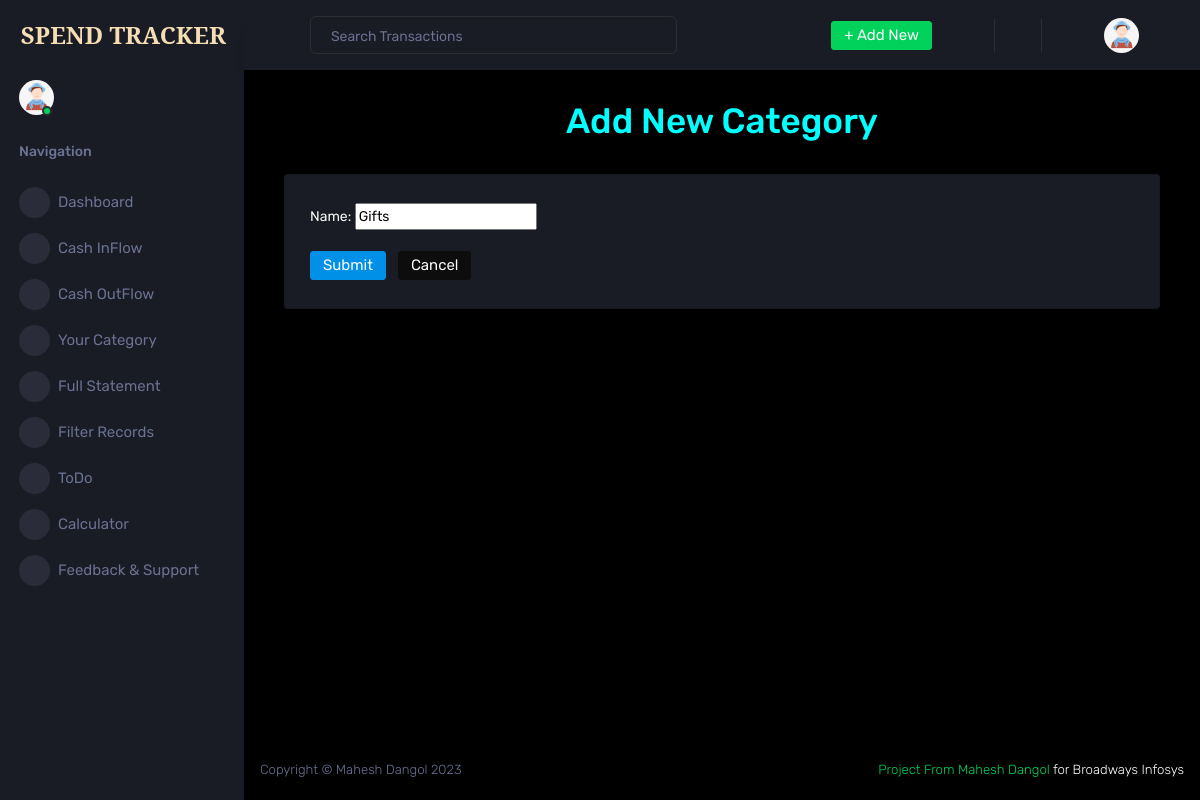
Page /category-update/3/ (signed in) on the earlier database version.
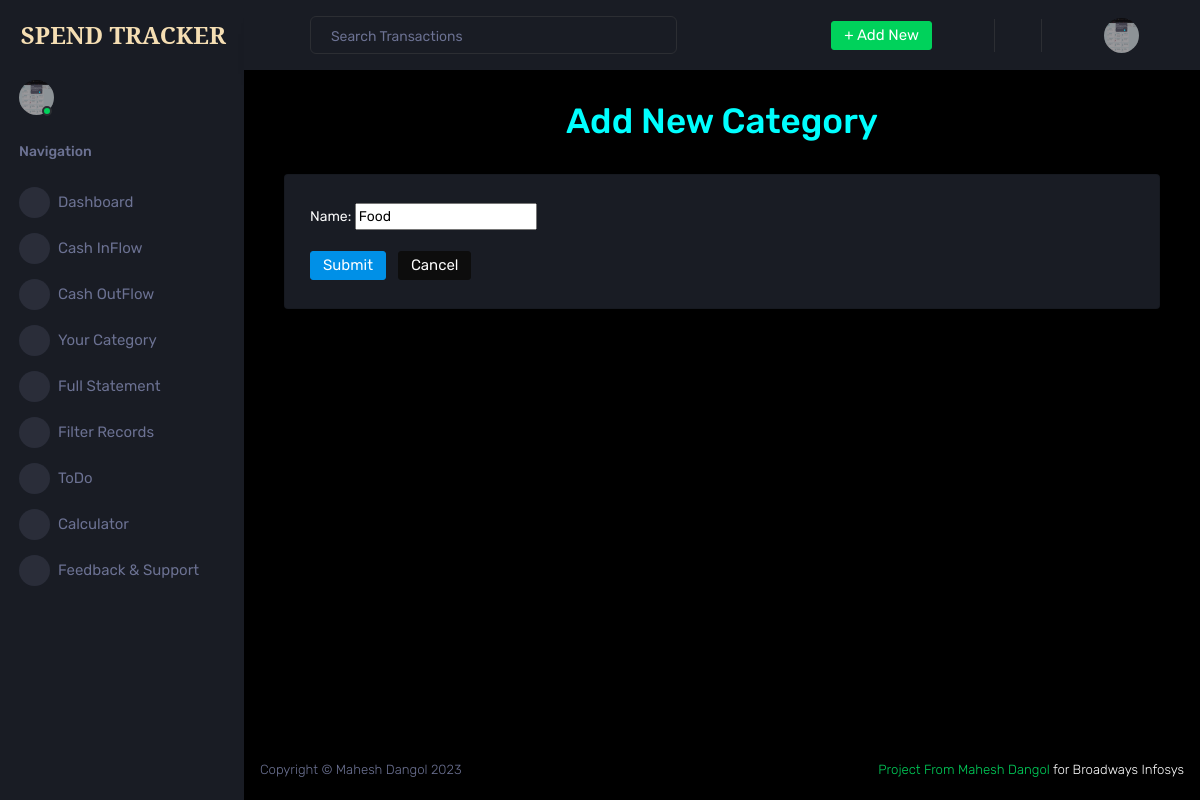
Same page on the later database version.
### core/models.py (models this page shows, shortened)
class Category(models.Model):
    name = models.CharField(max_length=20)
    user = models.ForeignKey(settings.AUTH_USER_MODEL, on_delete=models.CASCADE)

### accounts/models.py (models this page shows, shortened)
class User(AbstractUser):
    username = None
    email = models.EmailField(unique=True)
    full_name = models.CharField(max_length=40)
    email_token = models.CharField(max_length=255, blank=True)
    forget_password = models.CharField(max_length=255, blank=True)
    created_at = models.DateTimeField(auto_now_add=True)
    last_login = models.DateTimeField(auto_now=True)
    last_logout = models.DateTimeField(auto_now=True)
    is_verified = models.BooleanField(default=True)
    is_staff = models.BooleanField(default=False)
    is_superuser = models.BooleanField(default=False)
    objects = UserManager()
    USERNAME_FIELD = 'email'
    REQUIRED_FIELDS = []

class Profile(models.Model):
    GENDER_CHOICE = [
        ('male', 'Male'),
        ('female', 'Female'),
        ('other', 'Other'),
    ]
    profile_pic = models.ImageField(upload_to='profile/', blank=True)
    gender = models.CharField(max_length=6, choices=GENDER_CHOICE, default='male')
    mobile = models.CharField(max_length=15, blank=True)
    address = models.TextField(blank=True)
    profile = models.OneToOneField(settings.AUTH_USER_MODEL, on_delete=models.CASCADE,blank=True, null=True)

### core/views.py (the view, shortened to what this page needs)
# urls.py: path("category-update/<int:pk>/", views.CategoryUpdate.as_view(), name="category-update"),
class CategoryUpdate(LoginRequiredMixin, UpdateView):
    model = Category
    form_class = CategoryAddForm
    template_name = "forms/add_category.html"
    success_url = _("category")

### core/forms.py
class CategoryAddForm(forms.ModelForm):
    class Meta:
        model = Category
        fields = ["name"]

### templates/forms/add_category.html (shortened to what this page needs)
{% extends 'base/base.html' %}
{% block content %}
<div class="col-12 grid-margin stretch-card" style="color: aqua; justify-content: center;">
    <h1>Add New Category</h1>
</div>
<div class="col-12 grid-margin stretch-card">
    <div class="card">
        <div class="card-body">
            <form class="forms-sample" method="POST">
                {{form.as_p}}
                <button type="submit" class="btn btn-primary mr-2">Submit</button>
                <a class="btn btn-dark" href="{% url 'category' %}">Cancel</a>
            </form>
        </div>
    </div>
</div>
{% endblock content %}

### templates/base/navbar_side.html (shortened to what this page needs)
{% load static %}
<nav class="sidebar sidebar-offcanvas" id="sidebar">
  <div class="sidebar-brand-wrapper d-none d-lg-flex align-items-center justify-content-center fixed-top">
    <a class="sidebar-brand brand-logo" href="{% url 'home' %}"
      style="color: wheat; font-family: Noto Serif; font-weight: bold; text-decoration: none;">SPEND TRACKER</a>
  </div>
  <ul class="nav">
    <li class="nav-item profile">
      <div class="profile-desc">
        <div class="profile-pic">
          <div class="count-indicator">
            {% if user.profile.profile_pic %}
            <img class="img-xs rounded-circle " src="{{user.profile.profile_pic.url}}" alt="Profile_Picture">
            {% else %}
              {% if user.profile.gender == "female" %}
            <img class="img-xs rounded-circle " src="{% static 'assets/images/faces/profile_female.png' %}" alt="Profile_Picture">
              {% else %}
            <img class="img-xs rounded-circle " src="{% static 'assets/images/faces/profile_male1.jpg' %}" alt="Profile_Picture">
              {% endif %}
            {% endif %}
            <span class="count bg-success"></span>
          </div>
        </div>
        <a href="#" id="profile-dropdown" data-toggle="dropdown"><i class="mdi mdi-dots-vertical"></i></a>
      </div>
    </li>
    <li class="nav-item nav-category">
      <span class="nav-link">Navigation</span>
    </li>
    <li {% if request.path == '/home/' %} class="nav-item menu-items active" {% endif %} class="nav-item menu-items">
      <a class="nav-link" href="{% url 'home' %}">
        <span class="menu-icon">
          <i class="mdi mdi-speedometer"></i>
        </span>
        <span class="menu-title">Dashboard</span>
      </a>
    </li>
    <li {% if request.path == '/cash-in-detail/' %} class="nav-item menu-items active" {% endif %} class="nav-item menu-items">
      <a class="nav-link" href="{% url 'cash-in-detail' %}">
        <span class="menu-icon">
          <i class="mdi mdi-cash-multiple"></i>
        </span>
        <span class="menu-title">Cash InFlow</span>
      </a>
    </li>
    <li {% if request.path == '/cash-out-detail/' %} class="nav-item menu-items active" {% endif %} class="nav-item menu-items">
      <a class="nav-link" href="{% url 'cash-out-detail' %}">
        <span class="menu-icon">
          <i class="mdi mdi-cash-100"></i>
        </span>
        <span class="menu-title">Cash OutFlow</span>
      </a>
    </li>
    <li {% if request.path == '/category/' %} class="nav-item menu-items active" {% endif %} class="nav-item menu-items">
      <a class="nav-link" href="{% url 'category' %}">
        <span class="menu-icon">
          <i class="mdi mdi-library-plus"></i>
        </span>
        <span class="menu-title">Your Category</span>
      </a>
    </li>
    <li {% if request.path == '/statement/' %} class="nav-item menu-items active" {% endif %} class="nav-item menu-items">
      <a class="nav-link" href="{% url 'statement' %}">
        <span class="menu-icon">
          <i class="mdi mdi-note-text"></i>
        </span>
        <span class="menu-title">Full Statement</span>
      </a>
    </li>
    <li class="nav-item menu-items">
      <a class="nav-link" href="{% url 'filter' %}">
        <span class="menu-icon">
          <i class="mdi mdi-filter"></i>
        </span>
        <span class="menu-title">Filter Records</span>
      </a>
    </li>
    <li class="nav-item menu-items">
      <a class="nav-link" href="{% url 'todo' %}">
        <span class="menu-icon">
          <i class="mdi mdi-calendar-check"></i>
        </span>
        <span class="menu-title">ToDo</span>
      </a>
    </li>
    <li class="nav-item menu-items">
      <a class="nav-link" href="{% url 'calculator' %}">
        <span class="menu-icon">
          <i class="mdi mdi-calculator"></i>
        </span>
        <span class="menu-title">Calculator</span>
      </a>
    </li>
    <li class="nav-item menu-items">
      <a class="nav-link" href="{% url 'feedback' %}">
        <span class="menu-icon">
          <i class="mdi mdi-calculator"></i>
        </span>
        <span class="menu-title">Feedback & Support</span>
      </a>
    </li>
  </ul>
</nav>

### templates/base/navbar_top.html (shortened to what this page needs)
{% load static %}
<nav class="navbar p-0 fixed-top d-flex flex-row">
    <div class="navbar-menu-wrapper flex-grow d-flex align-items-stretch">
        <button class="navbar-toggler navbar-toggler align-self-center" type="button" data-toggle="minimize">
            <span class="mdi mdi-menu"></span>
        </button>
        <ul class="navbar-nav w-100">
            <li class="nav-item w-100">
                <form action="{% url 'search' %}" method="GET" class="nav-link mt-2 mt-md-0 d-none d-lg-flex search">
                    <input name="search-item" type="text" class="form-control" placeholder="Search Transactions">
                </form>
            </li>
        </ul>
        <ul class="navbar-nav navbar-nav-right">
            <li class="nav-item dropdown d-none d-lg-block">
                <a class="nav-link btn btn-success create-new-button" id="createbuttonDropdown" data-toggle="dropdown"
                    aria-expanded="false" href="">+ Add New</a>
            </li>
            <li class="nav-item nav-settings d-none d-lg-block">
                <a class="nav-link" href="{% url 'todo' %}">
                    <i class="mdi mdi-calendar-check"></i>
                </a>
            </li>
            <li class="nav-item dropdown border-left">
                <a class="nav-link" href="{% url 'calculator' %}"
                aria-expanded="false">
                <i class="mdi mdi mdi-calculator"></i>
            </a>
            <li class="nav-item dropdown border-left">
                <a class="nav-link" href="#">
                    <i class="mdi mdi-bell"></i>
                </a>
            </li>
        </li>
            <li class="nav-item dropdown">
                <a class="nav-link" id="profileDropdown" href="#" data-toggle="dropdown">
                    <div class="navbar-profile">
                        {% if user.profile.profile_pic %}
                        <img class="img-xs rounded-circle" src="{{user.profile.profile_pic.url}}" alt="profile_picture">
                        {% else %}
                            {% if user.profile.gender == "female" %}
                        <img class="img-xs rounded-circle" src="{% static 'assets/images/faces/profile_female.png' %}" alt="profile_picture">
                            {% else %}
                        <img class="img-xs rounded-circle" src="{% static 'assets/images/faces/profile_male1.jpg' %}" alt="profile_picture">
                            {% endif %}
                        {% endif %}
                        <i class="mdi mdi-menu-down d-none d-sm-block"></i>
                    </div>
                </a>
            </li>
        </ul>
    </div>
</nav>

Differences in the rows shown:
now on this page (row edited): User: profile.profile_pic (picture)
changed Category: name "Gifts" → "Food"
